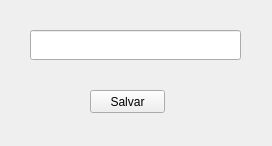
<?xml version="1.0" encoding="UTF-8"?>
<ui version="4.0">
 <class>cad_funcao</class>
 <widget class="QMainWindow" name="cad_funcao">
  <property name="geometry">
   <rect>
    <x>0</x>
    <y>0</y>
    <width>272</width>
    <height>146</height>
   </rect>
  </property>
  <property name="minimumSize">
   <size>
    <width>272</width>
    <height>146</height>
   </size>
  </property>
  <property name="maximumSize">
   <size>
    <width>272</width>
    <height>146</height>
   </size>
  </property>
  <property name="windowTitle">
   <string>Função</string>
  </property>
  <widget class="QWidget" name="centralwidget">
   <widget class="QPushButton" name="btn_salvar">
    <property name="geometry">
     <rect>
      <x>90</x>
      <y>90</y>
      <width>75</width>
      <height>23</height>
     </rect>
    </property>
    <property name="text">
     <string>Salvar</string>
    </property>
   </widget>
   <widget class="QLineEdit" name="edt_funcao">
    <property name="geometry">
     <rect>
      <x>30</x>
      <y>30</y>
      <width>211</width>
      <height>30</height>
     </rect>
    </property>
    <property name="font">
     <font>
      <pointsize>12</pointsize>
     </font>
    </property>
   </widget>
  </widget>
 </widget>
 <resources/>
 <connections/>
</ui>
